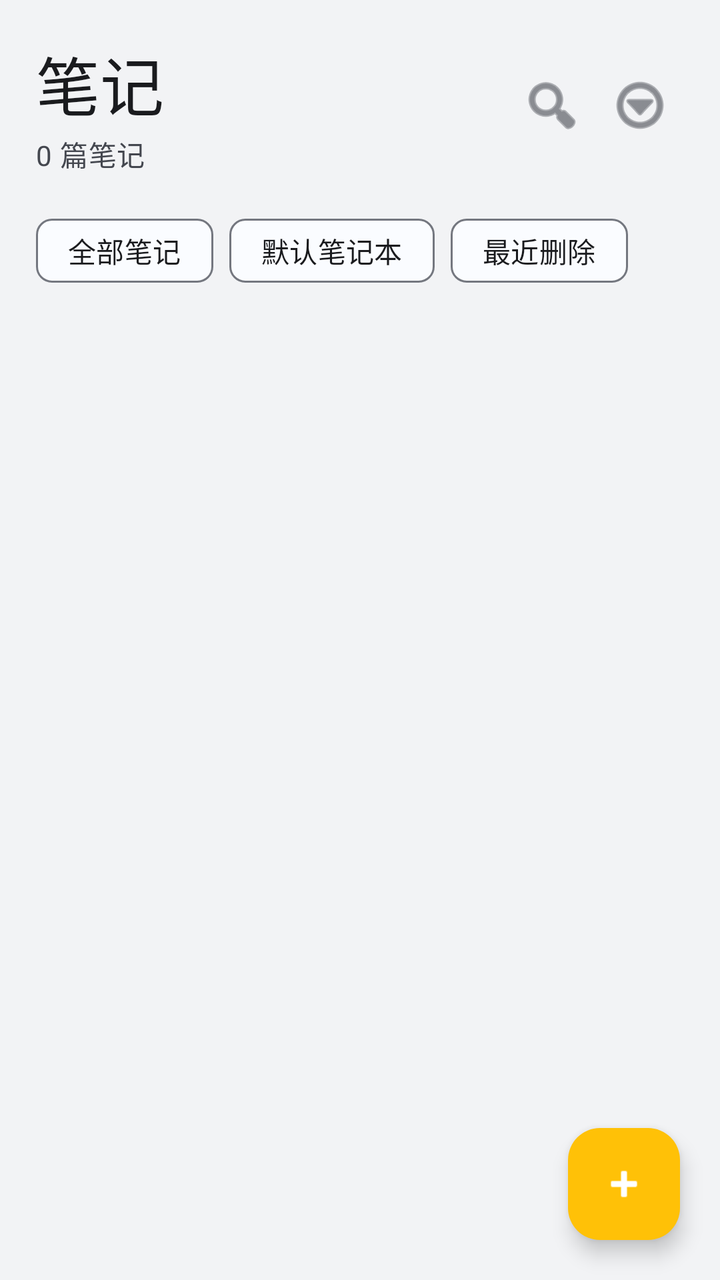
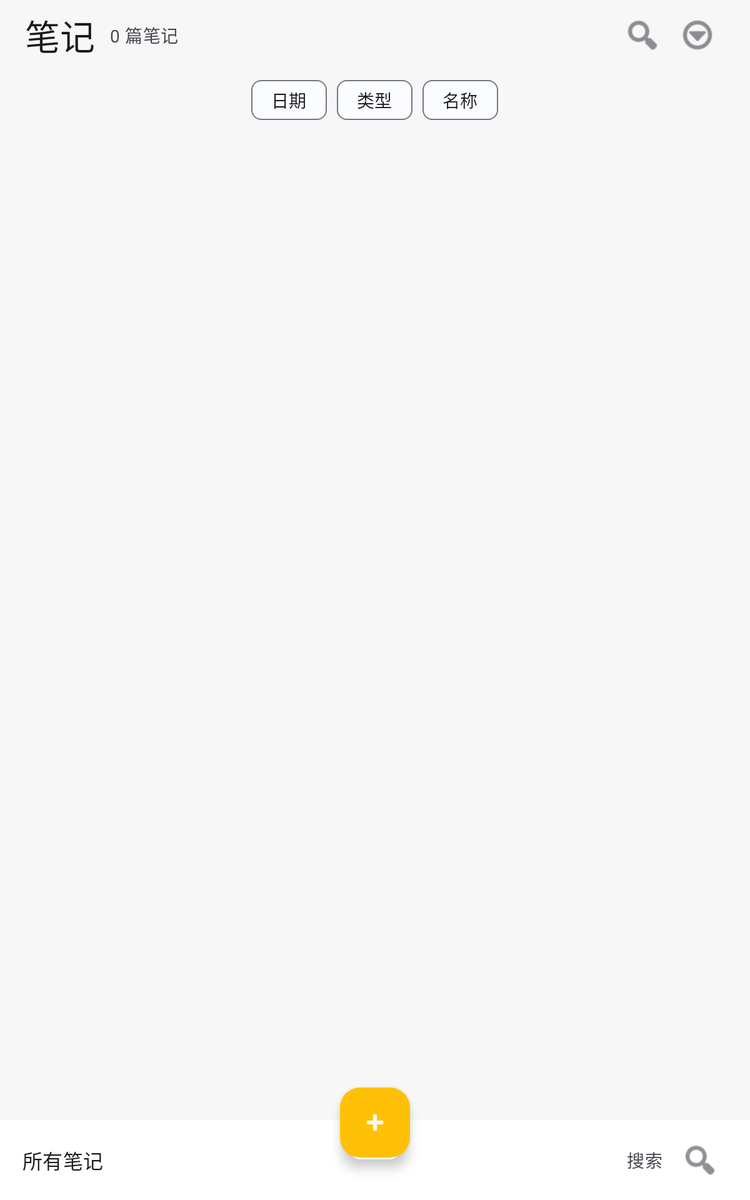

Compare how this app lays out the same screen by default and in its alternative resource folder. The renders come first, then the two layout files and the values they reference.
<!-- AndroidManifest.xml: application theme Theme.MyMind -->
<!-- res/layout/fragment_note_list.xml -->
<?xml version="1.0" encoding="utf-8"?>
<androidx.coordinatorlayout.widget.CoordinatorLayout xmlns:android="http://schemas.android.com/apk/res/android"
    xmlns:app="http://schemas.android.com/apk/res-auto"
    android:layout_width="match_parent"
    android:layout_height="match_parent"
    android:background="#F2F3F5">

    <LinearLayout
        android:layout_width="match_parent"
        android:layout_height="match_parent"
        android:orientation="vertical"
        android:paddingHorizontal="18dp"
        android:paddingTop="18dp"
        android:paddingBottom="0dp">

        <LinearLayout
            android:layout_width="match_parent"
            android:layout_height="wrap_content"
            android:gravity="center_vertical"
            android:orientation="horizontal">

            <LinearLayout
                android:layout_width="0dp"
                android:layout_height="wrap_content"
                android:layout_weight="1"
                android:orientation="vertical">

                <TextView
                    android:id="@+id/titleText"
                    android:layout_width="wrap_content"
                    android:layout_height="wrap_content"
                    android:text="笔记"
                    android:textAppearance="@style/TextAppearance.Material3.HeadlineLarge"
                    android:textColor="?attr/colorOnSurface" />

                <TextView
                    android:id="@+id/countText"
                    android:layout_width="wrap_content"
                    android:layout_height="wrap_content"
                    android:layout_marginTop="2dp"
                    android:text="0 篇笔记"
                    android:textAppearance="@style/TextAppearance.Material3.BodyMedium"
                    android:textColor="?attr/colorOnSurfaceVariant" />
            </LinearLayout>

            <ImageButton
                android:id="@+id/searchButton"
                android:layout_width="44dp"
                android:layout_height="44dp"
                android:background="@android:color/transparent"
                android:contentDescription="搜索"
                android:src="@android:drawable/ic_menu_search"
                app:tint="?attr/colorOnSurfaceVariant" />

            <ImageButton
                android:id="@+id/moreButton"
                android:layout_width="44dp"
                android:layout_height="44dp"
                android:background="@android:color/transparent"
                android:contentDescription="更多"
                android:src="@android:drawable/ic_menu_more"
                app:tint="?attr/colorOnSurfaceVariant" />
        </LinearLayout>

        <HorizontalScrollView
            android:layout_width="match_parent"
            android:layout_height="wrap_content"
            android:layout_marginTop="14dp"
            android:scrollbars="none">

            <com.google.android.material.chip.ChipGroup
                android:id="@+id/filterChipGroup"
                android:layout_width="wrap_content"
                android:layout_height="wrap_content"
                app:singleSelection="true"
                app:selectionRequired="true">

                <com.google.android.material.chip.Chip
                    android:id="@+id/chipAll"
                    style="@style/Widget.Material3.Chip.Assist"
                    android:layout_width="wrap_content"
                    android:layout_height="wrap_content"
                    android:text="全部笔记"
                    app:checkedIconVisible="false"
                    android:checked="true" />

                <com.google.android.material.chip.Chip
                    android:id="@+id/chipDefault"
                    style="@style/Widget.Material3.Chip.Assist"
                    android:layout_width="wrap_content"
                    android:layout_height="wrap_content"
                    android:text="默认笔记本"
                    app:checkedIconVisible="false" />

                <com.google.android.material.chip.Chip
                    android:id="@+id/chipRecentDeleted"
                    style="@style/Widget.Material3.Chip.Assist"
                    android:layout_width="wrap_content"
                    android:layout_height="wrap_content"
                    android:text="最近删除"
                    app:checkedIconVisible="false" />
            </com.google.android.material.chip.ChipGroup>
        </HorizontalScrollView>

        <androidx.recyclerview.widget.RecyclerView
            android:id="@+id/noteRecyclerView"
            android:layout_width="match_parent"
            android:layout_height="0dp"
            android:layout_marginTop="14dp"
            android:layout_weight="1"
            android:clipToPadding="false"
            android:paddingBottom="96dp" />

        <TextView
            android:id="@+id/emptyView"
            android:layout_width="match_parent"
            android:layout_height="wrap_content"
            android:gravity="center"
            android:paddingVertical="32dp"
            android:text="@string/empty_notes"
            android:visibility="gone" />
    </LinearLayout>

    <com.google.android.material.floatingactionbutton.FloatingActionButton
        android:id="@+id/addNoteFab"
        android:layout_width="wrap_content"
        android:layout_height="wrap_content"
        android:layout_gravity="bottom|end"
        android:layout_margin="20dp"
        android:contentDescription="@string/add_note"
        android:src="@android:drawable/ic_input_add"
        app:backgroundTint="#FFC107"
        app:tint="@android:color/white" />

</androidx.coordinatorlayout.widget.CoordinatorLayout>
<!-- resources referenced by this layout -->
<resources>
  <string name="add_note">新增笔记</string>
  <string name="empty_notes">还没有笔记，点击右下角开始记录。</string>
  <style name="Theme.MyMind" parent="Base.Theme.MyMind" />
  <color name="md_theme_light_primary">#1565C0</color>
  <color name="md_theme_light_onPrimary">#FFFFFF</color>
  <color name="md_theme_light_primaryContainer">#D6E4FF</color>
  <color name="md_theme_light_onPrimaryContainer">#001849</color>
  <color name="md_theme_light_secondary">#565E71</color>
  <color name="md_theme_light_onSecondary">#FFFFFF</color>
  <color name="md_theme_light_secondaryContainer">#DAE2F9</color>
  <color name="md_theme_light_onSecondaryContainer">#131B2C</color>
  <color name="md_theme_light_tertiary">#715574</color>
  <color name="md_theme_light_onTertiary">#FFFFFF</color>
  <color name="md_theme_light_tertiaryContainer">#FBD7FF</color>
  <color name="md_theme_light_onTertiaryContainer">#29132D</color>
  <color name="md_theme_light_error">#BA1A1A</color>
  <color name="md_theme_light_errorContainer">#FFDAD6</color>
  <color name="md_theme_light_onError">#FFFFFF</color>
  <color name="md_theme_light_onErrorContainer">#410002</color>
  <color name="md_theme_light_background">#FAFCFF</color>
  <color name="md_theme_light_onBackground">#1A1B1E</color>
  <color name="md_theme_light_surface">#FAFCFF</color>
  <color name="md_theme_light_onSurface">#1A1B1E</color>
  <color name="md_theme_light_surfaceVariant">#E1E2EC</color>
  <color name="md_theme_light_onSurfaceVariant">#44474F</color>
  <color name="md_theme_light_outline">#74777F</color>
  <color name="md_theme_light_inverseOnSurface">#F1F0F4</color>
  <color name="md_theme_light_inverseSurface">#2F3033</color>
  <color name="md_theme_light_inversePrimary">#ADC6FF</color>
  <!-- some entries are left out for length -->
</resources>
<!-- res/layout-sw600dp/fragment_note_list.xml (the repository's variant of the layout above) -->
<!-- drawn on a 7-inch tablet held upright -->
<?xml version="1.0" encoding="utf-8"?>
<androidx.coordinatorlayout.widget.CoordinatorLayout xmlns:android="http://schemas.android.com/apk/res/android"
    xmlns:app="http://schemas.android.com/apk/res-auto"
    android:layout_width="match_parent"
    android:layout_height="match_parent"
    android:background="#F7F7F7">

    <LinearLayout
        android:layout_width="match_parent"
        android:layout_height="match_parent"
        android:orientation="vertical">

        <LinearLayout
            android:layout_width="match_parent"
            android:layout_height="56dp"
            android:gravity="center_vertical"
            android:orientation="horizontal"
            android:paddingHorizontal="20dp">

            <TextView
                android:id="@+id/titleText"
                android:layout_width="wrap_content"
                android:layout_height="wrap_content"
                android:text="笔记"
                android:textAppearance="@style/TextAppearance.Material3.HeadlineMedium"
                android:textColor="?attr/colorOnSurface" />

            <TextView
                android:id="@+id/countText"
                android:layout_width="wrap_content"
                android:layout_height="wrap_content"
                android:layout_marginStart="12dp"
                android:text="0 篇笔记"
                android:textAppearance="@style/TextAppearance.Material3.BodyMedium"
                android:textColor="?attr/colorOnSurfaceVariant" />

            <Space
                android:layout_width="0dp"
                android:layout_height="1dp"
                android:layout_weight="1" />

            <ImageButton
                android:id="@+id/searchButton"
                android:layout_width="44dp"
                android:layout_height="44dp"
                android:background="@android:color/transparent"
                android:contentDescription="搜索"
                android:src="@android:drawable/ic_menu_search"
                app:tint="?attr/colorOnSurfaceVariant" />

            <ImageButton
                android:id="@+id/moreButton"
                android:layout_width="44dp"
                android:layout_height="44dp"
                android:background="@android:color/transparent"
                android:contentDescription="更多"
                android:src="@android:drawable/ic_menu_more"
                app:tint="?attr/colorOnSurfaceVariant" />
        </LinearLayout>

        <LinearLayout
            android:layout_width="match_parent"
            android:layout_height="wrap_content"
            android:gravity="center"
            android:orientation="horizontal"
            android:paddingHorizontal="20dp"
            android:paddingBottom="8dp">

            <com.google.android.material.chip.ChipGroup
                android:id="@+id/filterChipGroup"
                android:layout_width="wrap_content"
                android:layout_height="wrap_content"
                app:selectionRequired="true"
                app:singleSelection="true">

                <com.google.android.material.chip.Chip
                    android:id="@+id/chipAll"
                    style="@style/Widget.Material3.Chip.Assist"
                    android:layout_width="wrap_content"
                    android:layout_height="wrap_content"
                    android:checked="true"
                    android:text="日期"
                    app:checkedIconVisible="false" />

                <com.google.android.material.chip.Chip
                    android:id="@+id/chipDefault"
                    style="@style/Widget.Material3.Chip.Assist"
                    android:layout_width="wrap_content"
                    android:layout_height="wrap_content"
                    android:text="类型"
                    app:checkedIconVisible="false" />

                <com.google.android.material.chip.Chip
                    android:id="@+id/chipRecentDeleted"
                    style="@style/Widget.Material3.Chip.Assist"
                    android:layout_width="wrap_content"
                    android:layout_height="wrap_content"
                    android:text="名称"
                    app:checkedIconVisible="false" />
            </com.google.android.material.chip.ChipGroup>
        </LinearLayout>

        <androidx.recyclerview.widget.RecyclerView
            android:id="@+id/noteRecyclerView"
            android:layout_width="match_parent"
            android:layout_height="0dp"
            android:layout_weight="1"
            android:clipToPadding="false"
            android:paddingHorizontal="20dp"
            android:paddingTop="12dp"
            android:paddingBottom="96dp" />

        <TextView
            android:id="@+id/emptyView"
            android:layout_width="match_parent"
            android:layout_height="wrap_content"
            android:gravity="center"
            android:paddingVertical="32dp"
            android:text="@string/empty_notes"
            android:visibility="gone" />
    </LinearLayout>

    <LinearLayout
        android:layout_width="match_parent"
        android:layout_height="64dp"
        android:layout_gravity="bottom"
        android:background="@android:color/white"
        android:gravity="center_vertical"
        android:orientation="horizontal"
        android:paddingHorizontal="18dp">

        <TextView
            android:layout_width="wrap_content"
            android:layout_height="wrap_content"
            android:text="所有笔记"
            android:textAppearance="@style/TextAppearance.Material3.TitleMedium"
            android:textColor="?attr/colorOnSurface" />

        <Space
            android:layout_width="0dp"
            android:layout_height="1dp"
            android:layout_weight="1" />

        <TextView
            android:layout_width="wrap_content"
            android:layout_height="wrap_content"
            android:layout_marginEnd="8dp"
            android:text="搜索"
            android:textAppearance="@style/TextAppearance.Material3.BodyMedium"
            android:textColor="?attr/colorOnSurfaceVariant" />

        <ImageButton
            android:layout_width="44dp"
            android:layout_height="44dp"
            android:background="@android:color/transparent"
            android:contentDescription="搜索"
            android:src="@android:drawable/ic_menu_search"
            app:tint="?attr/colorOnSurfaceVariant" />
    </LinearLayout>

    <com.google.android.material.floatingactionbutton.FloatingActionButton
        android:id="@+id/addNoteFab"
        android:layout_width="wrap_content"
        android:layout_height="wrap_content"
        android:layout_gravity="bottom|center_horizontal"
        android:layout_marginBottom="34dp"
        android:contentDescription="@string/add_note"
        android:src="@android:drawable/ic_input_add"
        app:backgroundTint="#FFC107"
        app:tint="@android:color/white" />

</androidx.coordinatorlayout.widget.CoordinatorLayout>
